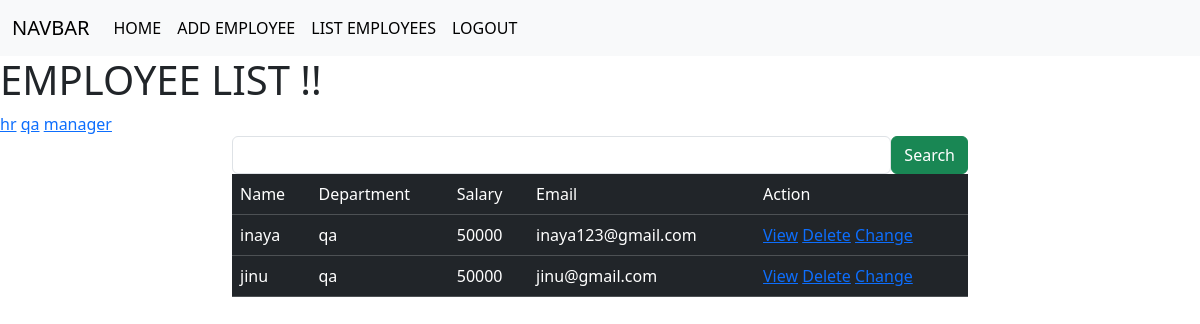
The page /employees/all?Department=qa (signed in) on the database its author committed.
### crm/models.py (models this page shows, shortened)
class Employees(models.Model):
    Name=models.CharField(max_length=200)
    Department=models.CharField(max_length=200)
    Salary=models.PositiveIntegerField()
    Email=models.EmailField(unique=True)
    Contact=models.CharField(null=True, max_length=20)
    Age=models.PositiveIntegerField()
    Profile_pic=models.ImageField(upload_to="images",null=True,blank=True)
    DOB=models.DateField(null=True,blank=True)

### crm/views.py (the view, shortened to what this page needs)
# urls.py: path('employees/all',views.EmployeesListView.as_view(),name="emp-all"),
@method_decorator(signin_required,name="dispatch")
class EmployeesListView(View):
    def get(self,request,*args,**kwargs):
       qs=Employees.objects.all()
       Departments=Employees.objects.all().values_list("Department",flat=True).distinct()
       print(Departments)
       if "Department" in request.GET:
           dept=request.GET.get("Department")
           qs=qs.filter(Department__iexact=dept)
       return render(request,"emp-list.html",{"data":qs,"Departments":Departments})

### crm/views.py (called while the page is built)
def signin_required(fn):
    def wrapper(request,*args,**kwargs):
        if not request.user.is_authenticated:
            messages.error(request,"Invalid Session")
            return redirect("signin")
        else:
            return fn(request,*args,**kwargs)
    return wrapper

### crm/templates/emp-list.html (shortened to what this page needs)
{%extends 'base.html'%}
{%block body_block%}
<h1>EMPLOYEE LIST !!</h1>
<div>
    {%for dept in Departments%}
        <a href="{%url 'emp-all'%}?Department={{dept}}">{{dept}}</a>
    {%endfor%}
</div>
<div class="container">
    <div class="row">
        <div class="col-2"></div>
        <div class="col-8">
            <form action="" method="post">
                <div class="d-flex">
                    <input type="text" name="Box" class="form-control">
                <button type="submit" class="btn btn-success">Search</button>
                </div>
            </form>
        </div>
        <div class="col-2"></div>
    </div>
</div>
<div class="container">
    <div class="row">
        <div class="col-2"></div>
        <div class="col-8">
            <table class="table table-dark table-stripped caption-top">
                <tr>
                    <td>Name</td>
                    <td>Department</td>
                    <td>Salary</td>
                    <td>Email</td>
                    <td>Action</td>
                </tr>
                {%for emp in data%}
                <tr>
                    <td>{{emp.Name}}</td>
                    <td>{{emp.Department}}</td>
                    <td>{{emp.Salary}}</td>
                    <td>{{emp.Email}}</td>
                    <td>
                        <a href="{%url 'emp-detail' emp.id%}">View</a>
                        <a href="{%url 'emp-delete' emp.id%}">Delete</a>
                        <a href="{%url 'emp-edit' emp.id%}">Change</a>
                    </td>
                </tr>
                {%endfor%}
            </table>
        </div>
        <div class="col-2"></div>
    </div>
</div>
{%endblock%}

### rows shown on the page
Employees: Name "inaya", Department "qa", Salary "50000", Email "inaya123@gmail.com"
Employees: Name "jinu", Department "qa", Salary "50000", Email "jinu@gmail.com"

### other values the page prints
{{ dept }} "hr" "qa" "manager"
